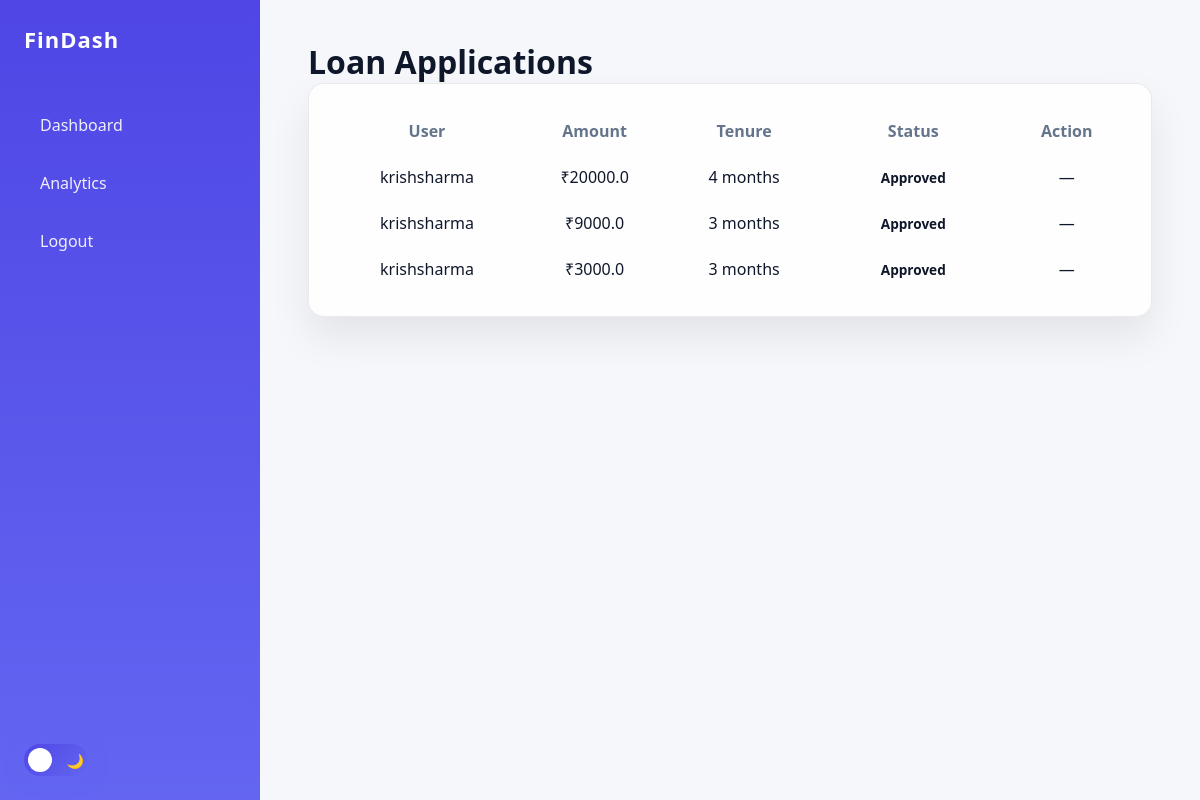
/admin/ (signed in), run on an earlier commit of the app's database.
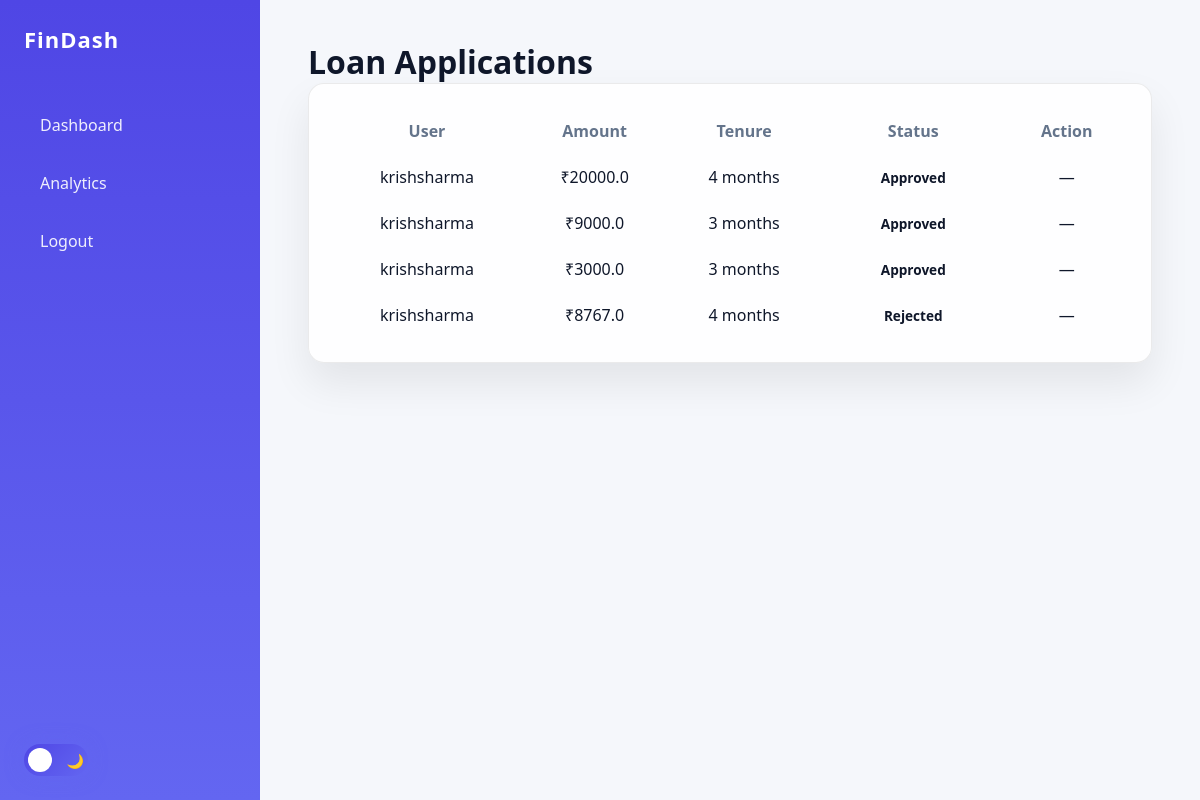
And on a later commit of the database.
### models/loan.py (models this page shows)
class Loan(db.Model):
    id = db.Column(db.Integer, primary_key=True)
    user_id = db.Column(db.Integer, nullable=False)
    borrower = db.Column(db.String(100))
    amount = db.Column(db.Float)
    tenure = db.Column(db.Integer)
    status = db.Column(db.String(20), default="Pending")
    created_at = db.Column(db.DateTime, default=datetime.utcnow)

### routes/admin.py (the view)
@admin_bp.route("/")
@login_required
def dashboard():
    if current_user.role != "admin":
        return "Unauthorized", 403
    loans = Loan.query.all()
    return render_template("admin/dashboard.html", loans=loans)

### templates/admin/dashboard.html (shortened to what this page needs)
{% extends "base_dashboard.html" %}
{% block content %}
<h1>Loan Applications</h1>
<div class="card">
    <table>
        <thead>
            <tr>
                <th>User</th>
                <th>Amount</th>
                <th>Tenure</th>
                <th>Status</th>
                <th>Action</th>
            </tr>
        </thead>
        <tbody>
            {% for loan in loans %}
            <tr id="loan-{{ loan.id }}">
                <td>{{ loan.borrower }}</td>
                <td>₹{{ loan.amount }}</td>
                <td>{{ loan.tenure }} months</td>
                <td>
                    <span class="status {{ loan.status }}">
                        {{ loan.status }}
                    </span>
                </td>
                <td>
                    {% if loan.status == "Pending" %}
                    <button class="btn approve"
                            data-loan-id="{{ loan.id }}"
                            onclick="updateStatus(this, 'Approved')">
                        Approve
                    </button>
                    <button class="btn reject"
                            data-loan-id="{{ loan.id }}"
                            onclick="updateStatus(this, 'Rejected')">
                        Reject
                    </button>
                    {% else %}
                        —
                    {% endif %}
                </td>
            </tr>
            {% endfor %}
        </tbody>
    </table>
</div>
{% endblock %}

### templates/base_dashboard.html (shortened to what this page needs)
<!DOCTYPE html>
<html lang="en" data-theme="light">
<head>
    <link rel="stylesheet" href="{{ url_for('static', filename='css/base.css') }}">
    <link rel="stylesheet" href="{{ url_for('static', filename='css/dark.css') }}">
    <link rel="stylesheet" href="{{ url_for('static', filename='css/animations.css') }}">
</head>
<body>
<div class="dashboard-layout">
    <aside class="sidebar">
        <h2>FinDash</h2>
        <nav>
            <ul>
                <li><a href="/user/dashboard">Dashboard</a></li>
                <li><a href="/admin/analytics">Analytics</a></li>
                <li><a href="/auth/logout">Logout</a></li>
            </ul>
        </nav>
        <div class="theme-toggle" id="themeToggle">
            <span class="icon">☀</span>
            <span class="icon">🌙</span>
            <div class="toggle-ball"></div>
        </div>
    </aside>
    <main class="main-content">
        {% block content %}{% endblock %}
    </main>
</div>
</body>
</html>

### static/css/base.css (style rules this page uses)
:root { --bg-main: #f5f7fb; --bg-card: rgba(255, 255, 255, 0.85); --text-main: #0f172a; --text-muted: #64748b; --primary: #4f46e5; --secondary: #6366f1; --accent: #22c55e; --glass-blur: blur(14px); --shadow-soft: 0 20px 40px rgba(0, 0, 0, 0.08); --border-soft: rgba(0, 0, 0, 0.08); --transition: all 0.35s ease; }
* { margin: 0; padding: 0; box-sizing: border-box; }
body { font-family: "Segoe UI", system-ui, sans-serif; background: var(--bg-main); color: var(--text-main); transition: var(--transition); }
.dashboard-layout { display: flex; min-height: 100vh; width: 100%; background: var(--bg-main); }
.sidebar { width: 260px; min-height: 100vh; padding: 24px; display: flex; flex-direction: column; background: linear-gradient( 180deg, var(--primary), var(--secondary) ); color: #ffffff; transition: var(--transition); }
.sidebar h2 { font-size: 22px; margin-bottom: 32px; letter-spacing: 1px; }
.sidebar nav { margin-top: 16px; }
.sidebar nav ul { list-style: none; padding: 0; margin: 0; }
.sidebar nav ul li { margin-bottom: 12px; }
.sidebar nav ul li a { display: block; padding: 12px 16px; border-radius: 10px; color: #ffffff; text-decoration: none; font-weight: 500; opacity: 0.9; transition: var(--transition); }
.theme-toggle { margin-top: auto; width: 64px; height: 32px; padding: 4px; background: linear-gradient( 135deg, var(--primary), var(--secondary) ); border-radius: 999px; position: relative; cursor: pointer; display: flex; align-items: center; justify-content: space-between; box-shadow: 0 0 18px rgba(99, 102, 241, 0.6); }
.theme-toggle .icon { font-size: 14px; z-index: 2; }
.toggle-ball { position: absolute; top: 4px; left: 4px; width: 24px; height: 24px; background: #ffffff; border-radius: 50%; transition: var(--transition); }
.main-content { flex: 1; padding: 40px 48px; background: var(--bg-main); transition: var(--transition); }
.card, .kpi, .chart-card, .table-card, canvas { background: var(--bg-card); backdrop-filter: var(--glass-blur); border-radius: 16px; box-shadow: var(--shadow-soft); border: 1px solid var(--border-soft); padding: 24px; margin-bottom: 32px; transition: var(--transition); }
table { width: 100%; border-collapse: collapse; }
th { text-align: left; font-weight: 600; color: var(--text-muted); padding-bottom: 12px; }
td { padding: 12px 0; color: var(--text-main); }
.status { padding: 6px 14px; border-radius: 999px; font-size: 0.85rem; font-weight: 600; }

### static/css/animations.css (style rules this page uses)
table { width: 100%; border-collapse: collapse; }
th, td { padding: 12px; text-align: center; }
tr { transition: background .3s; }

What changed in the data, as far as the page shows it:
added Loan: borrower "krishsharma", amount "8767.0", tenure "4", status "Rejected"
